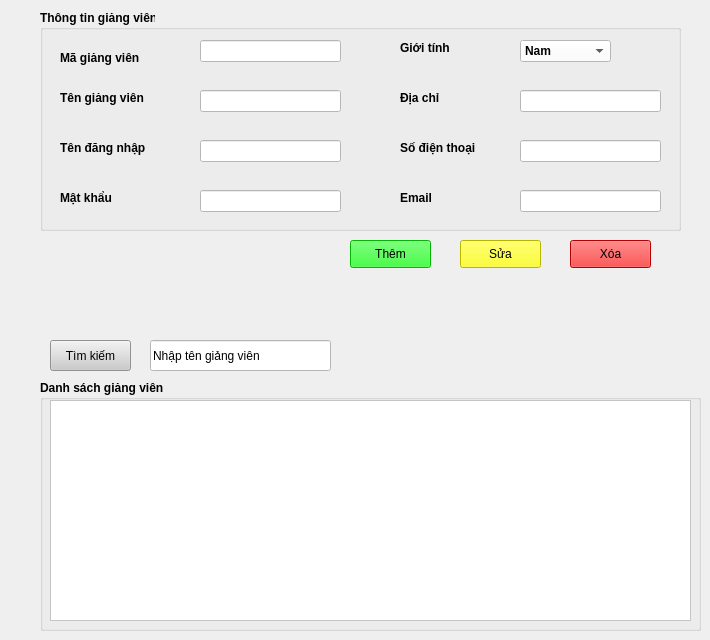
         <widget class="QWidget" name="giangVien_page">
          <widget class="QPushButton" name="btn_themGV">
           <property name="geometry">
            <rect>
             <x>350</x>
             <y>240</y>
             <width>81</width>
             <height>28</height>
            </rect>
           </property>
           <property name="styleSheet">
            <string notr="true">background-color: rgb(0, 255, 0);</string>
           </property>
           <property name="text">
            <string>Thêm</string>
           </property>
          </widget>
          <widget class="QLineEdit" name="txt_timKiemGV">
           <property name="geometry">
            <rect>
             <x>150</x>
             <y>340</y>
             <width>181</width>
             <height>31</height>
            </rect>
           </property>
           <property name="styleSheet">
            <string notr="true">background-color: rgb(255, 255, 255);
color: rgb(0, 0, 0);</string>
           </property>
           <property name="text">
            <string>Nhập tên giảng viên</string>
           </property>
          </widget>
          <widget class="QPushButton" name="btn_timKiemGV">
           <property name="geometry">
            <rect>
             <x>50</x>
             <y>340</y>
             <width>81</width>
             <height>31</height>
            </rect>
           </property>
           <property name="styleSheet">
            <string notr="true">background-color: rgb(203, 203, 203);</string>
           </property>
           <property name="text">
            <string>Tìm kiếm</string>
           </property>
          </widget>
          <widget class="QPushButton" name="btn_xoaGV">
           <property name="geometry">
            <rect>
             <x>570</x>
             <y>240</y>
             <width>81</width>
             <height>28</height>
            </rect>
           </property>
           <property name="styleSheet">
            <string notr="true">background-color: rgb(255, 0, 0);</string>
           </property>
           <property name="text">
            <string>Xóa</string>
           </property>
          </widget>
          <widget class="QGroupBox" name="groupBox_2">
           <property name="geometry">
            <rect>
             <x>40</x>
             <y>10</y>
             <width>641</width>
             <height>221</height>
            </rect>
           </property>
           <property name="font">
            <font>
             <pointsize>9</pointsize>
             <weight>75</weight>
             <bold>true</bold>
            </font>
           </property>
           <property name="title">
            <string>Thông tin giảng viên</string>
           </property>
           <widget class="QLabel" name="label">
            <property name="geometry">
             <rect>
              <x>20</x>
              <y>40</y>
              <width>111</width>
              <height>16</height>
             </rect>
            </property>
            <property name="font">
             <font>
              <pointsize>9</pointsize>
             </font>
            </property>
            <property name="text">
             <string>Mã giảng viên</string>
            </property>
           </widget>
           <widget class="QLabel" name="label_5">
            <property name="geometry">
             <rect>
              <x>20</x>
              <y>80</y>
              <width>111</width>
              <height>16</height>
             </rect>
            </property>
            <property name="font">
             <font>
              <pointsize>9</pointsize>
             </font>
            </property>
            <property name="text">
             <string>Tên giảng viên</string>
            </property>
           </widget>
           <widget class="QLabel" name="label_9">
            <property name="geometry">
             <rect>
              <x>360</x>
              <y>30</y>
              <width>111</width>
              <height>16</height>
             </rect>
            </property>
            <property name="font">
             <font>
              <pointsize>9</pointsize>
             </font>
            </property>
            <property name="text">
             <string>Giới tính </string>
            </property>
           </widget>
           <widget class="QLabel" name="label_10">
            <property name="geometry">
             <rect>
              <x>360</x>
              <y>130</y>
              <width>111</width>
              <height>16</height>
             </rect>
            </property>
            <property name="font">
             <font>
              <pointsize>9</pointsize>
             </font>
            </property>
            <property name="text">
             <string>Số điện thoại </string>
            </property>
           </widget>
           <widget class="QLabel" name="label_11">
            <property name="geometry">
             <rect>
              <x>360</x>
              <y>80</y>
              <width>111</width>
              <height>16</height>
             </rect>
            </property>
            <property name="font">
             <font>
              <pointsize>9</pointsize>
             </font>
            </property>
            <property name="text">
             <string>Địa chỉ</string>
            </property>
           </widget>
           <widget class="QLineEdit" name="txt_magv">
            <property name="geometry">
             <rect>
              <x>160</x>
              <y>30</y>
              <width>141</width>
              <height>22</height>
             </rect>
            </property>
            <property name="styleSheet">
             <string notr="true">background-color: rgb(255, 255, 255);</string>
            </property>
           </widget>
           <widget class="QLineEdit" name="txt_tengv">
            <property name="geometry">
             <rect>
              <x>160</x>
              <y>80</y>
              <width>141</width>
              <height>22</height>
             </rect>
            </property>
            <property name="styleSheet">
             <string notr="true">background-color: rgb(255, 255, 255);</string>
            </property>
           </widget>
           <widget class="QComboBox" name="ccb_genderGV">
            <property name="geometry">
             <rect>
              <x>480</x>
              <y>30</y>
              <width>91</width>
              <height>22</height>
             </rect>
            </property>
            <property name="styleSheet">
             <string notr="true">background-color: rgb(255, 255, 255);</string>
            </property>
            <item>
             <property name="text">
              <string>Nam</string>
             </property>
            </item>
            <item>
             <property name="text">
              <string>Nữ</string>
             </property>
            </item>
            <item>
             <property name="text">
              <string>Khác</string>
             </property>
            </item>
           </widget>
           <widget class="QLineEdit" name="txt_sdtGV">
            <property name="geometry">
             <rect>
              <x>480</x>
              <y>130</y>
              <width>141</width>
              <height>22</height>
             </rect>
            </property>
            <property name="styleSheet">
             <string notr="true">background-color: rgb(255, 255, 255);</string>
            </property>
           </widget>
           <widget class="QLineEdit" name="username">
            <property name="geometry">
             <rect>
              <x>160</x>
              <y>130</y>
              <width>141</width>
              <height>22</height>
             </rect>
            </property>
            <property name="styleSheet">
             <string notr="true">background-color: rgb(255, 255, 255);</string>
            </property>
           </widget>
           <widget class="QLabel" name="label_31">
            <property name="geometry">
             <rect>
              <x>20</x>
              <y>130</y>
              <width>111</width>
              <height>16</height>
             </rect>
            </property>
            <property name="font">
             <font>
              <pointsize>9</pointsize>
             </font>
            </property>
            <property name="text">
             <string>Tên đăng nhập</string>
            </property>
           </widget>
           <widget class="QLineEdit" name="password">
            <property name="geometry">
             <rect>
              <x>160</x>
              <y>180</y>
              <width>141</width>
              <height>22</height>
             </rect>
            </property>
            <property name="styleSheet">
             <string notr="true">background-color: rgb(255, 255, 255);</string>
            </property>
            <property name="text">
             <string/>
            </property>
           </widget>
           <widget class="QLabel" name="label_32">
            <property name="geometry">
             <rect>
              <x>20</x>
              <y>180</y>
              <width>111</width>
              <height>16</height>
             </rect>
            </property>
            <property name="font">
             <font>
              <pointsize>9</pointsize>
             </font>
            </property>
            <property name="text">
             <string>Mật khẩu</string>
            </property>
           </widget>
           <widget class="QLabel" name="label_34">
            <property name="geometry">
             <rect>
              <x>360</x>
              <y>180</y>
              <width>111</width>
              <height>16</height>
             </rect>
            </property>
            <property name="font">
             <font>
              <pointsize>9</pointsize>
             </font>
            </property>
            <property name="text">
             <string>Email</string>
            </property>
           </widget>
           <widget class="QLineEdit" name="txt_emailGV">
            <property name="geometry">
             <rect>
              <x>480</x>
              <y>180</y>
              <width>141</width>
              <height>22</height>
             </rect>
            </property>
            <property name="styleSheet">
             <string notr="true">background-color: rgb(255, 255, 255);</string>
            </property>
           </widget>
           <widget class="QLineEdit" name="txt_diaChiGV">
            <property name="geometry">
             <rect>
              <x>480</x>
              <y>80</y>
              <width>141</width>
              <height>22</height>
             </rect>
            </property>
            <property name="styleSheet">
             <string notr="true">background-color: rgb(255, 255, 255);</string>
            </property>
           </widget>
          </widget>
          <widget class="QGroupBox" name="groupBox_3">
           <property name="geometry">
            <rect>
             <x>40</x>
             <y>380</y>
             <width>661</width>
             <height>251</height>
            </rect>
           </property>
           <property name="font">
            <font>
             <pointsize>9</pointsize>
             <weight>75</weight>
             <bold>true</bold>
            </font>
           </property>
           <property name="title">
            <string>Danh sách giảng viên</string>
           </property>
           <widget class="QTableWidget" name="tbl_giangVien">
            <property name="geometry">
             <rect>
              <x>10</x>
              <y>20</y>
              <width>641</width>
              <height>221</height>
             </rect>
            </property>
            <property name="styleSheet">
             <string notr="true">
background-color: rgb(255, 255, 255);</string>
            </property>
           </widget>
          </widget>
          <widget class="QPushButton" name="btn_suaGV">
           <property name="geometry">
            <rect>
             <x>460</x>
             <y>240</y>
             <width>81</width>
             <height>28</height>
            </rect>
           </property>
           <property name="styleSheet">
            <string notr="true">background-color: rgb(255, 255, 0);</string>
           </property>
           <property name="text">
            <string>Sửa</string>
           </property>
          </widget>
         </widget>
